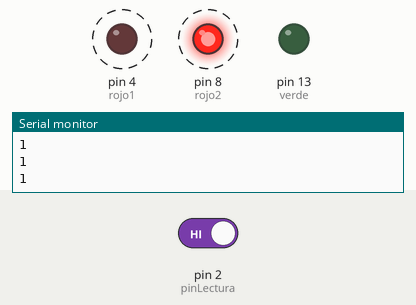
Recording of a sketch running on a simulated Arduino Uno, built with avr-gcc and run on an emulated ATmega328P. On the bench: output pins drawn as LEDs (lit = HIGH), the last lines printed to the serial monitor. Dashed ring = blinking. Inputs (shaded band) come from the test bench; at power-on: pin 2 (pinLectura) HIGH.

Above: at 2.8 s.
2.9 s: pin 2 (pinLectura) driven LOW
At 3.7 s:
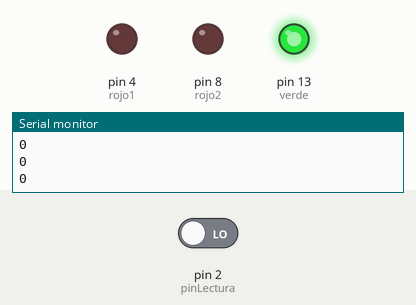
4.5 s: pin 2 (pinLectura) driven HIGH
At 4.8 s:
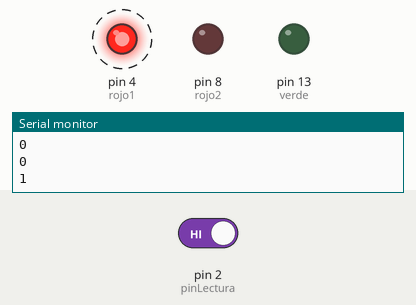
Timing chart, 0 to 14.5 s (numbered marks = the images above; inputs shaded):
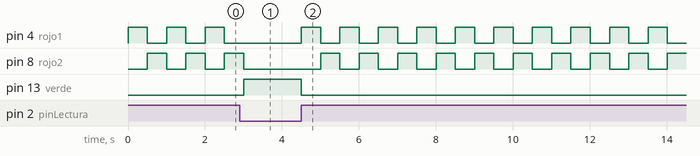

The sketch:

sketch_nov19a.ino
```cpp
int lectura;
#define pinLectura 2
#define rojo1 4
#define rojo2 8
#define verde 13

void setup() {
  // put your setup code here, to run once:
Serial.begin(9600);
pinMode (pinLectura, INPUT);
pinMode (rojo1, OUTPUT);
pinMode (rojo2, OUTPUT);
pinMode (verde, OUTPUT);
}

void loop() {
  // put your main code here, to run repeatedly:
  lectura = digitalRead(pinLectura);
  delay (1);
  Serial.println(lectura);

  if (lectura == 0) {
    digitalWrite (verde, HIGH);
    digitalWrite (rojo1, LOW);
    digitalWrite (rojo2, LOW);
  } else if (lectura == 1) {
    digitalWrite (verde, LOW);
    digitalWrite (rojo1, HIGH);
    digitalWrite (rojo2, LOW);
    delay (500);
    digitalWrite (rojo1, LOW);
    digitalWrite (rojo2, HIGH);
    delay (500);
  }
}
```

Measured:
- after the input at 2.9 s, pin 4 (rojo1): stays LOW (without the input it goes to HIGH after 0.10 s); pin 8 (rojo2): goes on until 3.0 s, then stays LOW; pin 13 (verde): LOW → HIGH after 0.10 s
- after the input at 4.5 s, pin 4 (rojo1): alternates HIGH for 0.50 s and LOW for 0.50 s, starting at once; pin 8 (rojo2): alternates HIGH for 0.50 s and LOW for 0.50 s, starting after 0.50 s; pin 13 (verde): HIGH → LOW at once
- by itself, pin 4 (rojo1), pin 8 (rojo2): alternates HIGH for 0.50 s and LOW for 0.50 s
